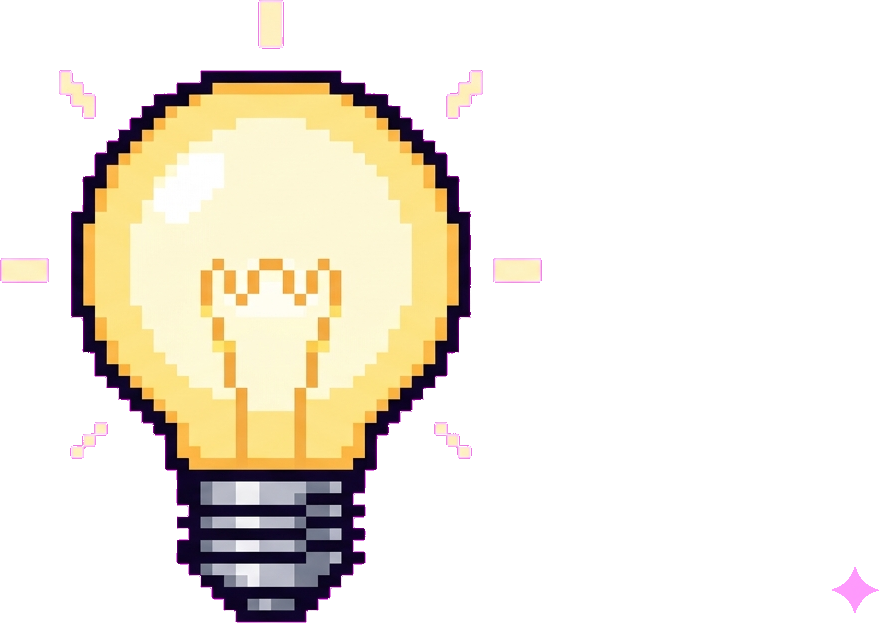
#> input picture netlify-site/assets/bulb.png, 879 x 623 px, given in place of bulb.png-1.png, which was not available
$ python clean_sprite_islands.py ../netlify-site/assets/bulb.png
#> lines starting #> are read from the running program, lines starting #| are printed output that depends on the picture; after the words box and inside, x2 and y2 are one past the last pixel; in counts of white or black regions, pixels touching at a corner belong together; pictures that were not available may be replaced by others from this repository, and a replacement may not be noted
"""Remove stray islands (speech bubbles, sparkle watermarks, stray bars) from processed sprite frames.

Keeps only the largest connected blob per frame (after a small dilation so a pencil,
notepad or other attached prop is not dropped), then leaves the frame canvas untouched.
Usage: python3 scripts/clean_sprite_islands.py observer [role ...]
"""
import sys
from collections import deque
from pathlib import Path

import numpy as np
from PIL import Image

DIR = Path(__file__).resolve().parent.parent / "public" / "game-assets" / "sprites"
GAP = 8  # px of transparent gap still treated as "attached"


def dilate(mask, r):
    out = mask.copy()
    for dy in range(-r, r + 1):
        for dx in range(-r, r + 1):
            out |= np.roll(np.roll(mask, dy, 0), dx, 1)
    return out


def largest_blob(mask):
    h, w = mask.shape
    seen = np.zeros_like(mask, dtype=bool)
    best = None
    for y in range(h):
        for x in range(w):
            if mask[y, x] and not seen[y, x]:
                q = deque([(y, x)])
                seen[y, x] = True
                pts = []
                while q:
                    cy, cx = q.popleft()
                    pts.append((cy, cx))
                    for ny, nx in ((cy + 1, cx), (cy - 1, cx), (cy, cx + 1), (cy, cx - 1)):
                        if 0 <= ny < h and 0 <= nx < w and mask[ny, nx] and not seen[ny, nx]:
                            seen[ny, nx] = True
                            q.append((ny, nx))
                if best is None or len(pts) > len(best):
                    best = pts
    keep = np.zeros_like(mask)
    for y, x in best:
        keep[y, x] = True
    return keep


def clean(path):
    im = Image.open(path).convert("RGBA")
#> im is the input picture: PIL image 879x623 RGBA; mean R, G, B, A 237.9, 55.2, 218.8, 74.7
    a = np.array(im)
    solid = a[..., 3] > 0
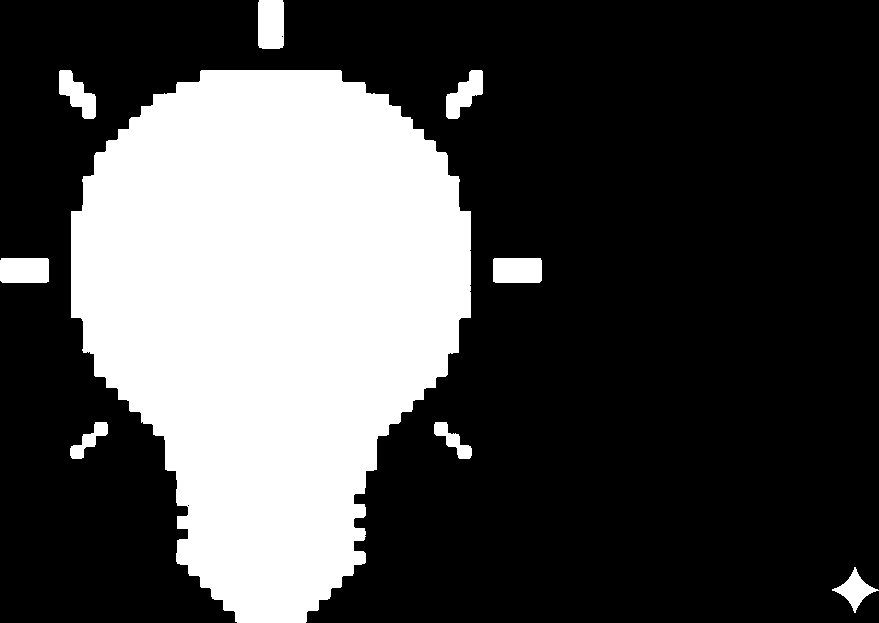
#> solid: shape (623, 879) bool; 29.6% white; 9 white regions, largest, box (x1, y1, x2, y2) and area: (71, 70, 471, 623) 154704, (258, 0, 284, 49) 1257, (0, 258, 49, 283) 1217
    keep = largest_blob(dilate(solid, GAP)) & solid
#> after the loop in dilate, `for dy in range(-r, r + 1):`:
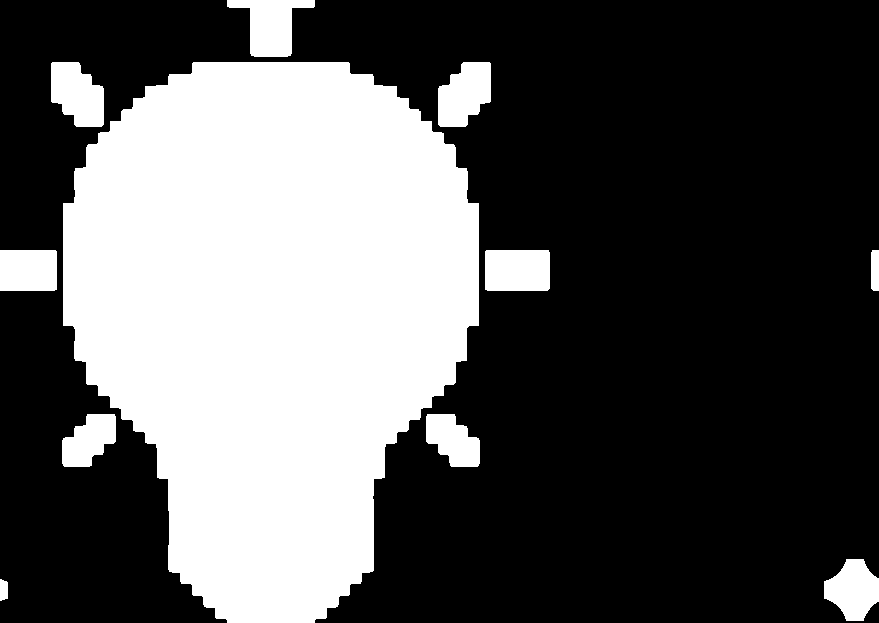
#> out: shape (623, 879) bool; 34.7% white; 11 white regions, largest, box (x1, y1, x2, y2) and area: (63, 62, 479, 623) 170190, (227, 0, 315, 57) 2747, (485, 250, 550, 291) 2657
#> in largest_blob, `h, w = mask.shape`: h = 623; w = 879
#> after the loop in largest_blob, `for y, x in best:`:
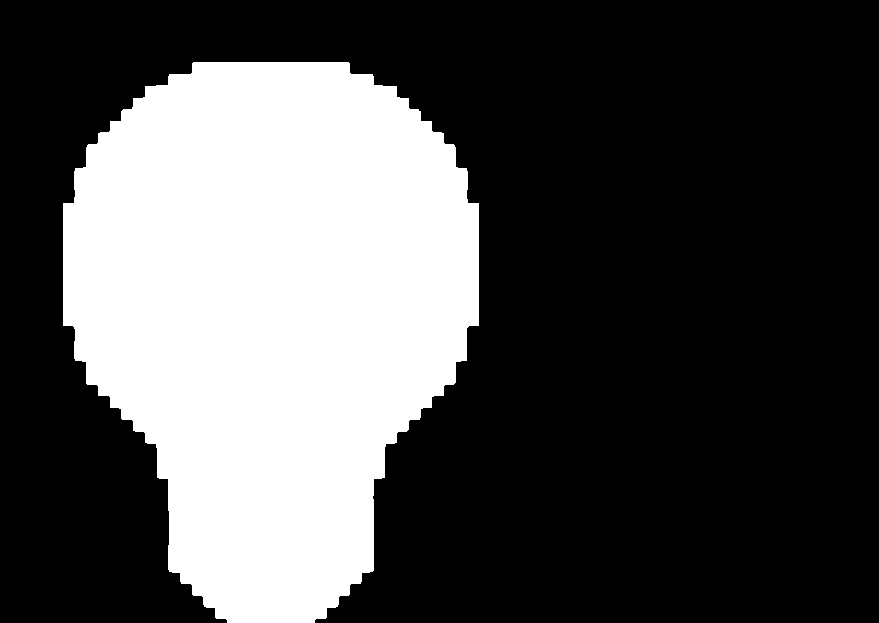
#> keep: shape (623, 879) bool; 31.1% white; 1 white region, box (x1, y1, x2, y2) and area: (63, 62, 479, 623) 170190
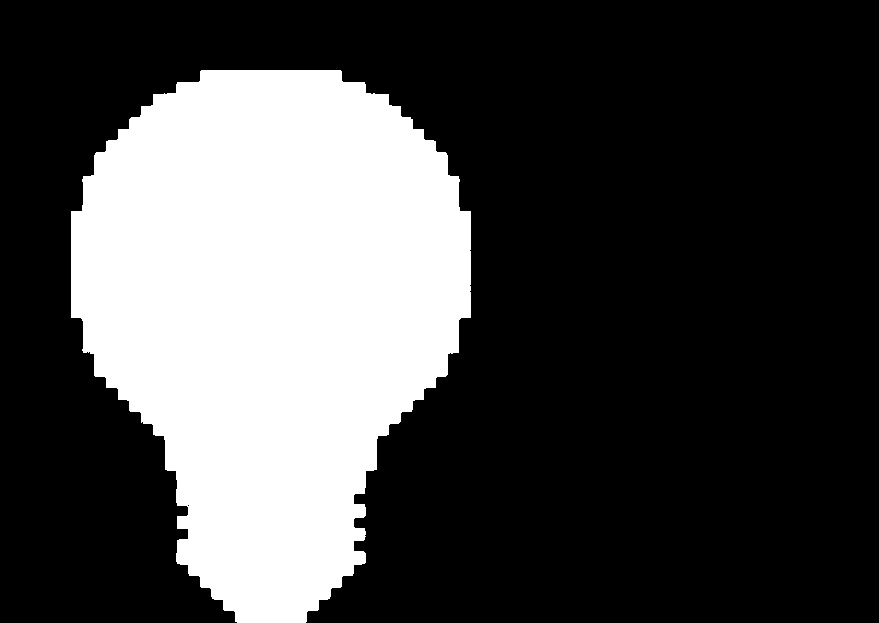
#> keep: shape (623, 879) bool; 28.3% white; 1 white region, box (x1, y1, x2, y2) and area: (71, 70, 471, 623) 154704
    removed = int(solid.sum() - keep.sum())
#> removed = 7514
    a[~keep] = 0
    Image.fromarray(a).save(path)
    return removed


if __name__ == "__main__":
    for role in sys.argv[1:]:
        for i in range(1, 5):
            p = DIR / f"{role}-{i}.png"
#> (the run stopped early here; a loop or call above may not have finished)
